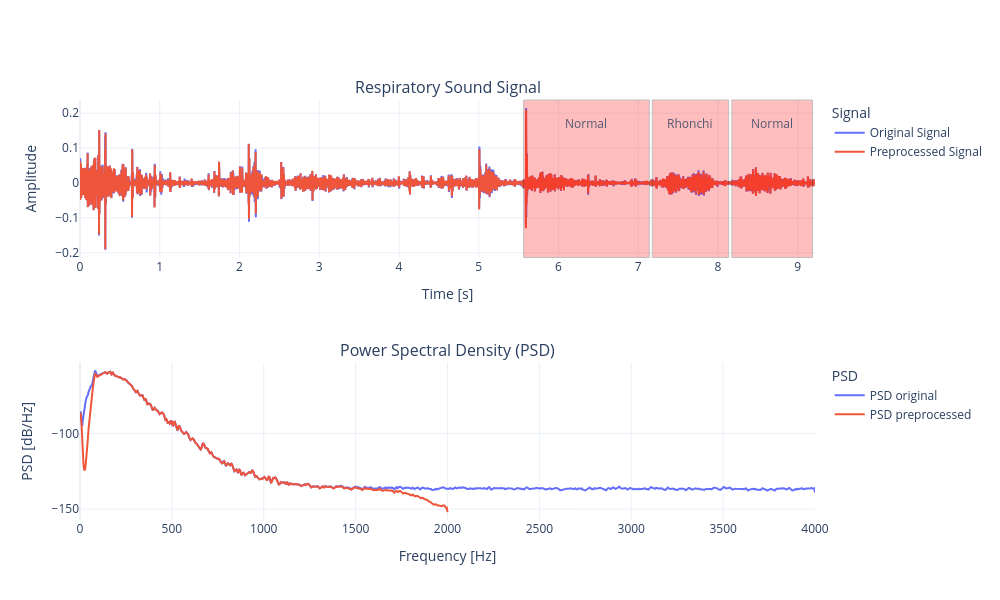

Notebook source saved alongside this figure:
### Markdown cell above
# 4. Plot señal + Espectro

### Code cell
# Espectro PSD de Welch (original)
N = len(signal)//64
NFFT = 2**np.ceil(np.log2(N))
f, Pxx = welch(signal, fs=fs, window=hann(N), noverlap=N//2, nfft=NFFT)

# Espectro PSD Señal filtrada
N = len(signal_pre)//64
NFFT = 2**np.ceil(np.log2(N))
f_filtered, Pxx_filtered = welch(signal_pre, fs=fs_new, window=hann(N), noverlap=N//2, nfft=NFFT)

# Figura
fig = make_subplots(rows=2, cols=1,
    subplot_titles=("Respiratory Sound Signal", "Power Spectral Density (PSD)"),
)

# --- Señal (subplot 1) ---
fig.add_trace(
    go.Scatter(x=t, y=signal, mode="lines", name="Original Signal",
               line=dict(color=colors[0]), legend="legend"),
    row=1, col=1
)
fig.add_trace(
    go.Scatter(x=t_pre, y=signal_pre, mode="lines", name="Preprocessed Signal",
               line=dict(color=colors[1]), legend="legend"),
    row=1, col=1
)

for onset, offset, annotation in zip(onsets, offsets, annotations):
    fig.add_vrect(x0=onset, x1=offset, fillcolor="red", opacity=0.25, line_width=1, line_color="black", row=1, col=1)
    fig.add_annotation(x=(onset + offset) / 2, y=0.97, xref="x1", yref="paper", text=annotation, showarrow=False, font=dict(size=12), opacity=0.8)

fig.update_xaxes(title="Time [s]", row=1, col=1)
fig.update_yaxes(title="Amplitude", row=1, col=1)

# --- PSD (subplot 2) ---
fig.add_trace(
    go.Scatter(x=f, y=10*np.log10(Pxx), mode="lines", name="PSD original",
               line=dict(color=colors[0]), legend="legend2"),
    row=2, col=1
)
fig.add_trace(
    go.Scatter(x=f_filtered, y=10*np.log10(Pxx_filtered), mode="lines", name="PSD preprocessed",
               line=dict(color=colors[1]), legend="legend2"),
    row=2, col=1
)
fig.update_xaxes(title="Frequency [Hz]", row=2, col=1)
fig.update_yaxes(title="PSD [dB/Hz]", row=2, col=1)

fig.update_layout(
    height=600,
    width=1000,
    template="plotly_white",
    legend=dict(
        title="Signal",
        x=1.02, y=fig.layout.yaxis1.domain[1],
        xanchor="left", yanchor="top",
    ),
    legend2=dict(
        title="PSD",
        x=1.02, y=fig.layout.yaxis2.domain[1],
        xanchor="left", yanchor="top",
    ),
)

fig.show()

### Figure 1 — Plotly figure (JSON) as saved in the notebook; plotly's stock layout.template omitted (floating-point values rounded to 4 significant figures; data arrays with more than 128 entries replaced by an {"elided": "..."} marker saying what was removed)
{"data": [{"legend": "legend", "line": {"color": "#636EFA"}, "mode": "lines", "name": "Original Signal", "type": "scatter", "x": {"elided": "73728 float values"}, "xaxis": "x", "y": {"elided": "73728 float values"}, "yaxis": "y"}, {"legend": "legend", "line": {"color": "#EF553B"}, "mode": "lines", "name": "Preprocessed Signal", "type": "scatter", "x": {"elided": "36864 float values"}, "xaxis": "x", "y": {"elided": "36864 float values"}, "yaxis": "y"}, {"legend": "legend2", "line": {"color": "#636EFA"}, "mode": "lines", "name": "PSD original", "type": "scatter", "x": {"elided": "1025 float values"}, "xaxis": "x2", "y": {"elided": "1025 float values"}, "yaxis": "y2"}, {"legend": "legend2", "line": {"color": "#EF553B"}, "mode": "lines", "name": "PSD preprocessed", "type": "scatter", "x": {"elided": "513 float values"}, "xaxis": "x2", "y": {"elided": "513 float values"}, "yaxis": "y2"}], "layout": {"annotations": [{"font": {"size": 16}, "showarrow": false, "text": "Respiratory Sound Signal", "x": 0.5, "xanchor": "center", "xref": "paper", "y": 1, "yanchor": "bottom", "yref": "paper"}, {"font": {"size": 16}, "showarrow": false, "text": "Power Spectral Density (PSD)", "x": 0.5, "xanchor": "center", "xref": "paper", "y": 0.375, "yanchor": "bottom", "yref": "paper"}, {"font": {"size": 12}, "opacity": 0.8, "showarrow": false, "text": "Normal", "x": 6.351, "xref": "x", "y": 0.97, "yref": "paper"}, {"font": {"size": 12}, "opacity": 0.8, "showarrow": false, "text": "Rhonchi", "x": 7.654, "xref": "x", "y": 0.97, "yref": "paper"}, {"font": {"size": 12}, "opacity": 0.8, "showarrow": false, "text": "Normal", "x": 8.679, "xref": "x", "y": 0.97, "yref": "paper"}], "height": 600, "legend": {"title": {"text": "Signal"}, "x": 1.02, "xanchor": "left", "y": 1, "yanchor": "top"}, "legend2": {"title": {"text": "PSD"}, "x": 1.02, "xanchor": "left", "y": 0.375, "yanchor": "top"}, "shapes": [{"fillcolor": "red", "line": {"color": "black", "width": 1}, "opacity": 0.25, "type": "rect", "x0": 5.562, "x1": 7.139, "xref": "x", "y0": 0, "y1": 1, "yref": "y domain"}, {"fillcolor": "red", "line": {"color": "black", "width": 1}, "opacity": 0.25, "type": "rect", "x0": 7.176, "x1": 8.133, "xref": "x", "y0": 0, "y1": 1, "yref": "y domain"}, {"fillcolor": "red", "line": {"color": "black", "width": 1}, "opacity": 0.25, "type": "rect", "x0": 8.173, "x1": 9.185, "xref": "x", "y0": 0, "y1": 1, "yref": "y domain"}], "width": 1000, "xaxis": {"anchor": "y", "domain": [0, 1], "title": {"text": "Time [s]"}}, "xaxis2": {"anchor": "y2", "domain": [0, 1], "title": {"text": "Frequency [Hz]"}}, "yaxis": {"anchor": "x", "domain": [0.625, 1], "title": {"text": "Amplitude"}}, "yaxis2": {"anchor": "x2", "domain": [0, 0.375], "title": {"text": "PSD [dB/Hz]"}}}}
